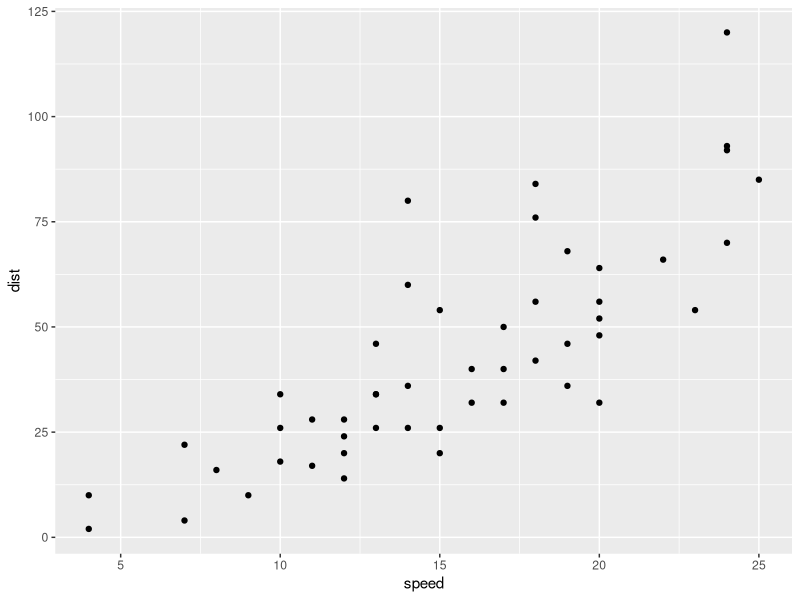
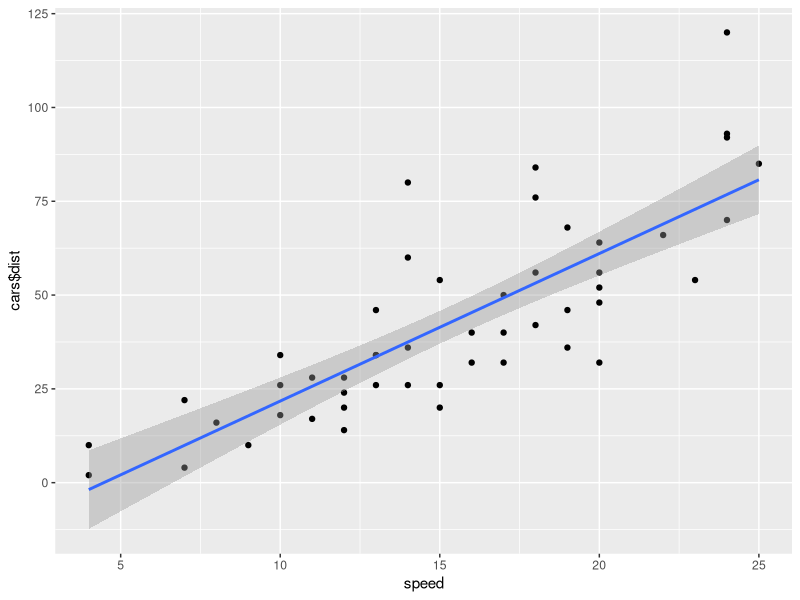
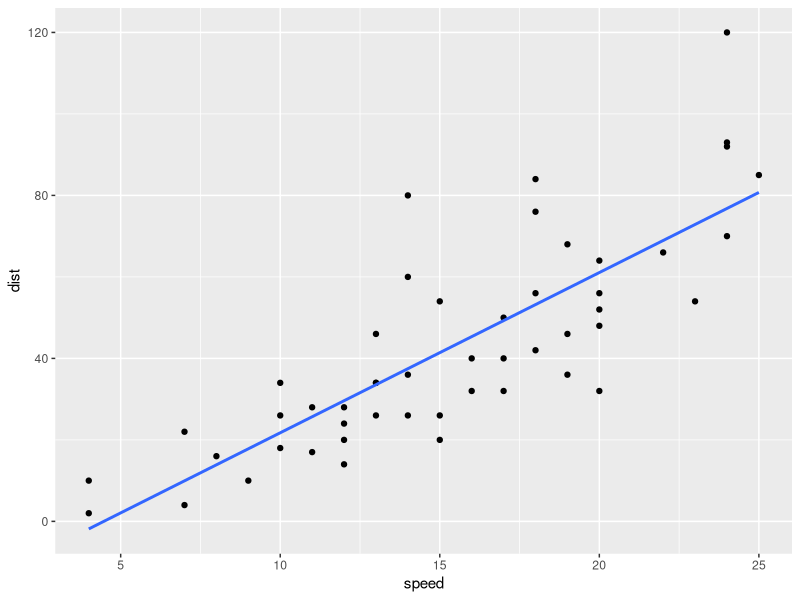
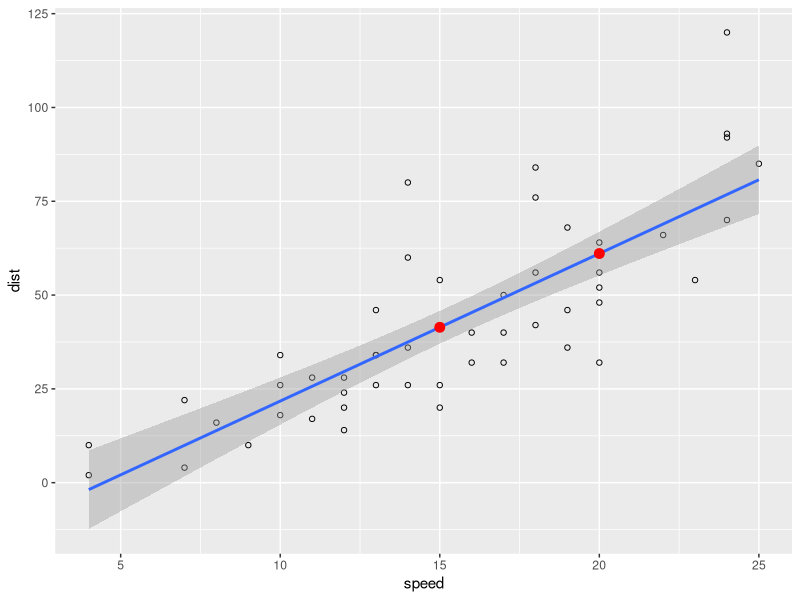
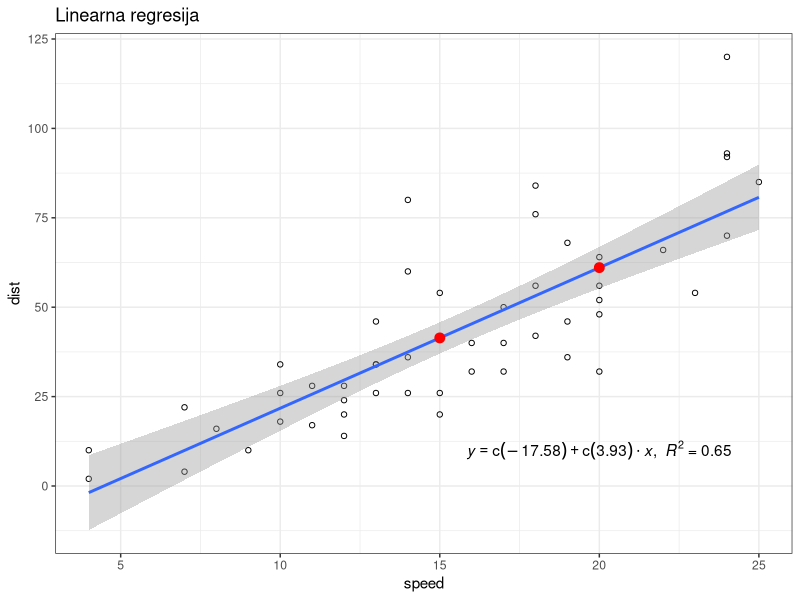

Recreate these plots in R, in order.
require(ggplot2)
require(dplyr)

# pregled podatkov
View(cars)
ggplot(cars, aes(x = speed, y = dist)) + 
  geom_point()

# izračun modela
fit <- lm(dist ~ speed, data=cars)
summary(fit)

# izris modela
ggplot(cars, aes(x = speed, y = cars$dist)) + 
    geom_point() + 
    geom_smooth(method=lm) 

# brez intervalov zaupanja
ggplot(cars, aes(x = speed, y = dist)) + 
  geom_point() + 
  geom_smooth(method=lm, se=FALSE) 

# primer predikcije
newSpeed <- data.frame(speed=c(15, 20))
predict(fit, newSpeed)
napoved <- newSpeed %>% mutate(dist=predict(fit, .))
View(napoved)

# izris napovedi
ggplot(cars, aes(x = speed, y = dist)) + 
  geom_point(shape=1) + 
  geom_smooth(method=lm) +
  geom_point(data=napoved, aes(x=speed, y=dist), color='red', size=3)
  
# dodajanje enačbe kot anotacije  
enacba <- function(x) {
  lm_coef <- list(a = round(coef(x)[1], digits = 2),
                  b = round(coef(x)[2], digits = 2),
                  r2 = round(summary(x)$r.squared, digits = 2));
  lm_eq <- substitute(italic(y) == a + b %.% italic(x)*","~~italic(R)^2~"="~r2,lm_coef)
  as.character(as.expression(lm_eq));                 
}

enacba(fit)

ggplot(cars, aes(x = speed, y = dist)) + 
  geom_point(shape=1) + 
  geom_smooth(method=lm) +
  geom_point(data=napoved, aes(x=speed, y=dist), color='red', size=3) +
  annotate("text", x = 20, y = 10, label = enacba(fit), parse = TRUE) +
  ggtitle('Linearna regresija') + 
  theme_bw()


